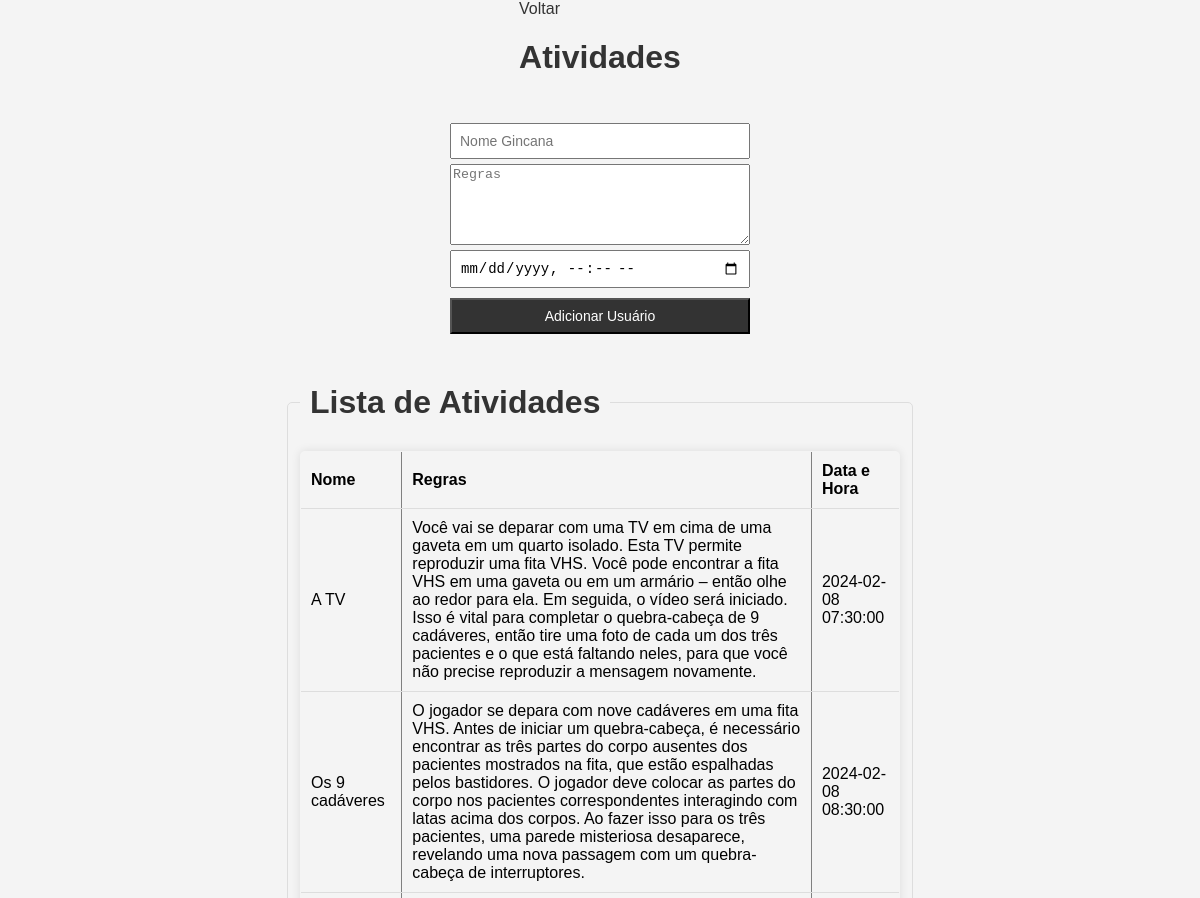
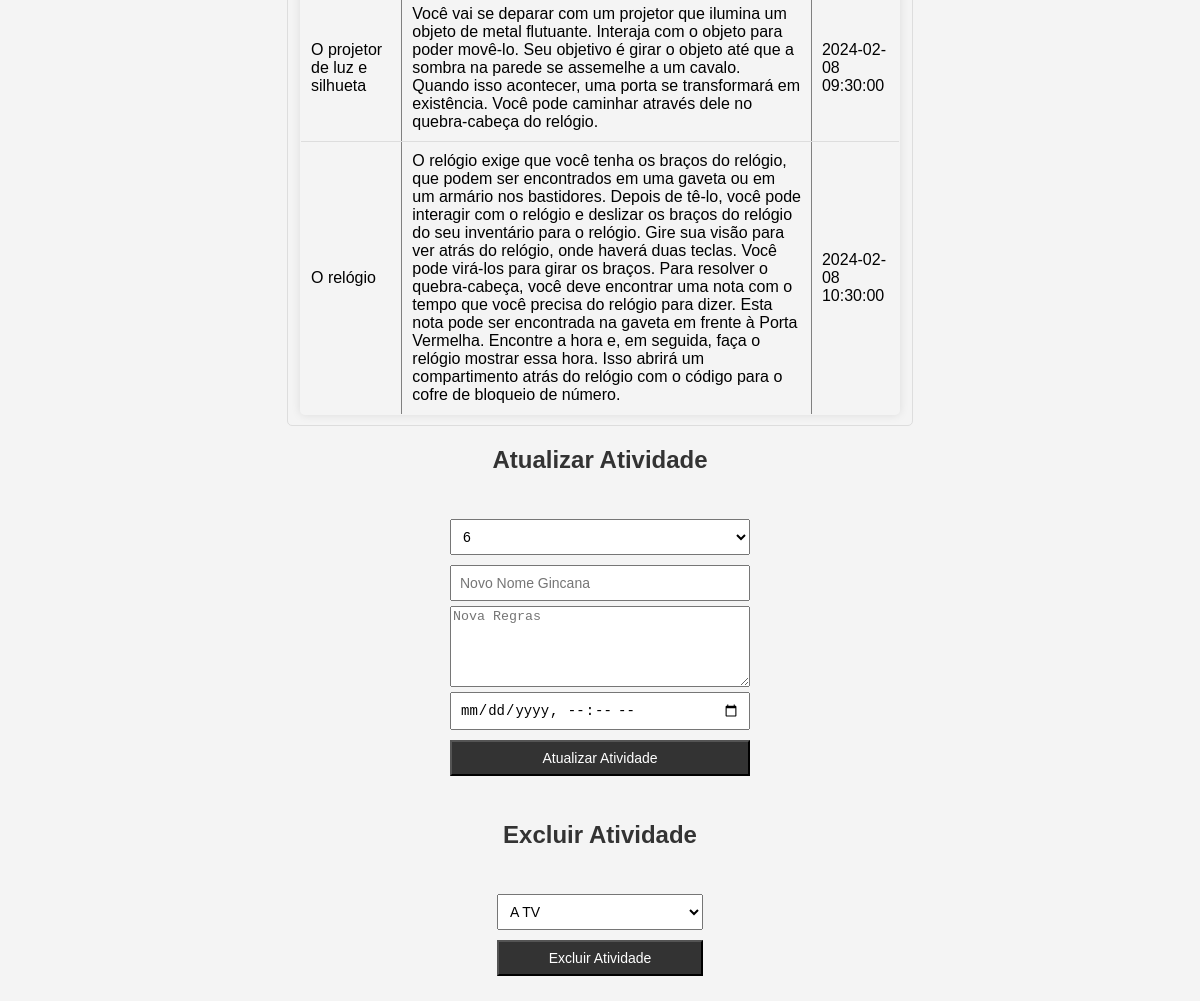
Screenshot of /Public/Adm/ativ.php with the database file from the repository (2 pictures, top to bottom).
### tables this page shows
CREATE TABLE `atividades` (
  `id_ativ` int(11) NOT NULL,
  `nome` varchar(255) NOT NULL,
  `regras` text NOT NULL,
  `data` datetime NOT NULL
);

### App/Controller/AtivController.php (called while the page is built, shortened)
<?php
require_once '../../App/Model/AtivModel.php';
class AtivController {
    private $ativModel;
    public function __construct($pdo) {
        $this->ativModel = new AtivModel($pdo);
    }
    public function listarAtivs() {
        return $this->ativModel->listarAtivs();
    }
    public function exibirListaAtivs() {
        $ativs = $this->ativModel->listarAtivs();
        include '../../Resources/View/atividade/lista.php';
    }
}
?>

### App/Model/AtivModel.php (called while the page is built, shortened)
<?php
class AtivModel {
    private $pdo;
    public function __construct($pdo) {
        $this->pdo = $pdo;
    }
    public function listarAtivs() {
        $sql = "SELECT * FROM atividades";
        $stmt = $this->pdo->query($sql);
        return $stmt->fetchAll(PDO::FETCH_ASSOC);
    }
}
?>

### Public/Adm/ativ.php (the view, shortened to what this page needs)
<?php
require_once '../../Config/config.php';
require_once '../../App/Controller/AtivController.php';
$ativController = new AtivController($pdo);
$ativs = $ativController->listarAtivs();
?>
<!DOCTYPE html>
<html lang="pt-br">
<head>
    <link rel="stylesheet" href="../../Resources/Css/adm2.css">
</head>
<body>
    <header>
        <a href="index.php">Voltar</a>
        <h1>Atividades</h1>
    </header>
    <form method="post">
        <input type="text" name="nome" placeholder="Nome Gincana" required>
        <textarea name="regras" cols="50" rows="5" placeholder="Regras" required></textarea>
        <input type="datetime-local" name="data" required>
        <button type="submit">Adicionar Usuário</button>
    </form>
    <?php
        $ativController->exibirListaAtivs();
    ?>
    <h2>Atualizar Atividade</h2>
    <form method="post">
        <select name="id_ativ">
            <?php foreach ($ativs as $ativ): ?>
                <option value="<?php echo $ativ['id_ativ']; ?>"><?php echo $ativ['id_ativ']; ?></option>
            <?php endforeach; ?>
        </select>
        <input type="text" name="atualizar_nome" placeholder="Novo Nome Gincana" required>
        <textarea name="atualizar_regras" cols="50" rows="5" placeholder="Nova Regras" required></textarea>
        <input type="datetime-local" name="atualizar_data" required>
        <button type="submit">Atualizar Atividade</button>
    </form>
    <h2>Excluir Atividade</h2>
    <form method="post">
        <select name="excluir_id_ativ">
            <?php foreach ($ativs as $ativ): ?>
                <option value="<?php echo $ativ['id_ativ']; ?>"><?php echo $ativ['nome']; ?></option>
            <?php endforeach; ?>
        </select>
        <button type="submit">Excluir Atividade</button>
    </form>
</body>
</html>

### Resources/View/atividade/lista.php (shortened to what this page needs)
<!DOCTYPE html>
<html>
<head>
</head>
<body>
    <fieldset>
        <legend><h1>Lista de Atividades</h1></legend>
            <table border="1">
                <thead>
                    <tr>
                        <th>Nome</th>
                        <th>Regras</th>
                        <th>Data e Hora</th>
                    </tr>
                </thead>
                <?php foreach ($ativs as $ativ): ?>
                    <tbody>
                        <tr>
                            <td><?php echo $ativ['nome']; ?></td>
                            <td><?php echo $ativ['regras']; ?></td>
                            <td><?php echo $ativ['data']; ?></td>
                        </tr>
                <?php endforeach; ?>
            </table>
    </fieldset>
</body>
</html>

### Resources/Css/adm2.css (style rules this page uses)
body { font-family: 'Arial', sans-serif; background-color: #f4f4f4; margin: 0; padding: 0; display: flex; flex-direction: column; align-items: center; }
a { color: #333; text-decoration: none; margin-bottom: 10px; }
h1, h2 { color: #333; }
form { display: flex; flex-direction: column; max-width: 300px; margin: 20px 0; }
input, select, button { margin: 5px 0; padding: 8px; font-size: 14px; }
button { background-color: #333; color: white; cursor: pointer; }
table { width: 100%; border-collapse: collapse; margin-top: 20px; border-radius: 5px; box-shadow: 0 0 10px rgba(0, 0, 0, 0.1); overflow: hidden; max-width: 600px; }
th, td { padding: 10px; text-align: left; border-bottom: 1px solid #ddd; }
fieldset { border: 1px solid #ddd; border-radius: 5px; margin-top: 20px; }
legend { color: white; padding: 5px 10px; border-radius: 5px; }
legend h1 { margin: 0; }

### rows the page displays
atividades: nome "A TV", regras "Você vai se deparar com uma TV em cima de uma gaveta em um quarto isolado. Esta TV permite reproduzir uma fita VHS. Você pode encontrar a fita VHS em uma gaveta ou em um armário – então olhe ao redor para ela. Em seguida, o vídeo será iniciado. Isso é vital para completar o quebra-cabeça de 9 cadáveres, então tire uma foto de cada um dos três pacientes e o que está faltando neles, para que você não precise reproduzir a mensagem novamente.", data "2024-02-08 07:30:00"
atividades: nome "Os 9 cadáveres", regras "O jogador se depara com nove cadáveres em uma fita VHS. Antes de iniciar um quebra-cabeça, é necessário encontrar as três partes do corpo ausentes dos pacientes mostrados na fita, que estão espalhadas pelos bastidores. O jogador deve colocar as partes do corpo nos pacientes correspondentes interagindo com latas acima dos corpos. Ao fazer isso para os três pacientes, uma parede misteriosa desaparece, revelando uma nova passagem com um quebra-cabeça de interruptores.", data "2024-02-08 08:30:00"
atividades: nome "O projetor de luz e silhueta", regras "Você vai se deparar com um projetor que ilumina um objeto de metal flutuante. Interaja com o objeto para poder movê-lo. Seu objetivo é girar o objeto até que a sombra na parede se assemelhe a um cavalo. Quando isso acontecer, uma porta se transformará em existência. Você pode caminhar através dele no quebra-cabeça do relógio.", data "2024-02-08 09:30:00"
atividades: nome "O relógio", regras "O relógio exige que você tenha os braços do relógio, que podem ser encontrados em uma gaveta ou em um armário nos bastidores. Depois de tê-lo, você pode interagir com o relógio e deslizar os braços do relógio do seu inventário para o relógio. Gire sua visão para ver atrás do relógio, onde haverá duas teclas. Você pode virá-los para girar os braços. Para resolver o quebra-cabeça, você deve encontrar uma nota com o tempo que você precisa do relógio para dizer. Esta nota pode ser encontrada na gaveta em frente à Porta Vermelha. Encontre a hora e, em seguida, faça o relógio mostrar essa hora. Isso abrirá um compartimento atrás do relógio com o código para o cofre de bloqueio de número.", data "2024-02-08 10:30:00"

### other values shown
form field id_ativ "6"
form field excluir_id_ativ "A TV"
